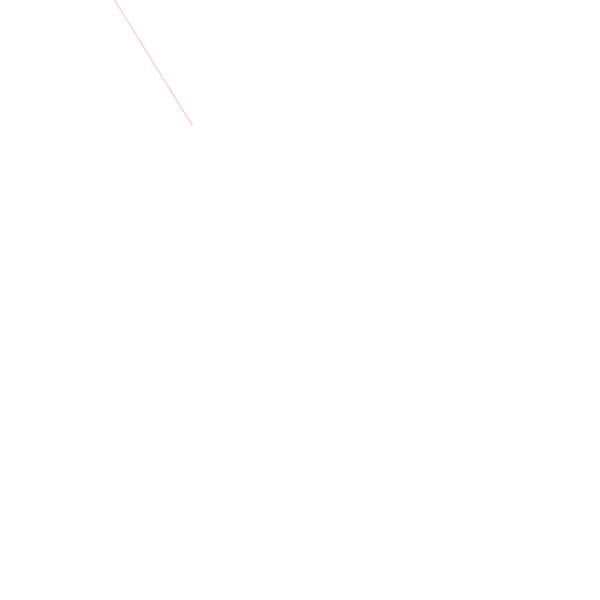
Frame 1 (no input)
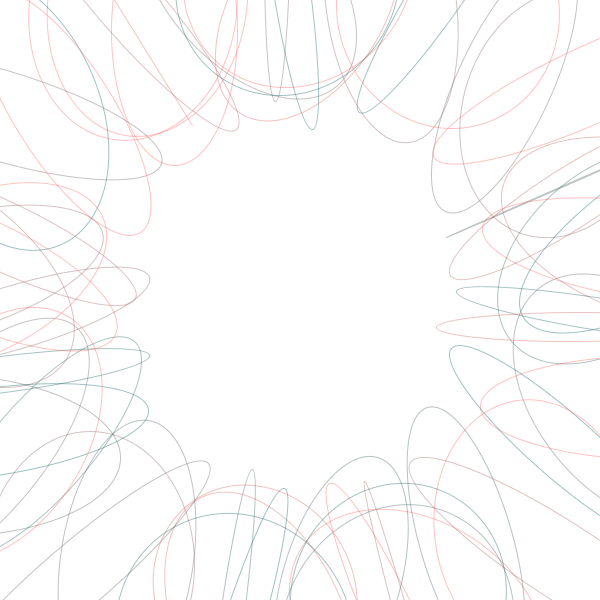
Frame 60 (the mouse pressed at the canvas centre just before this capture)
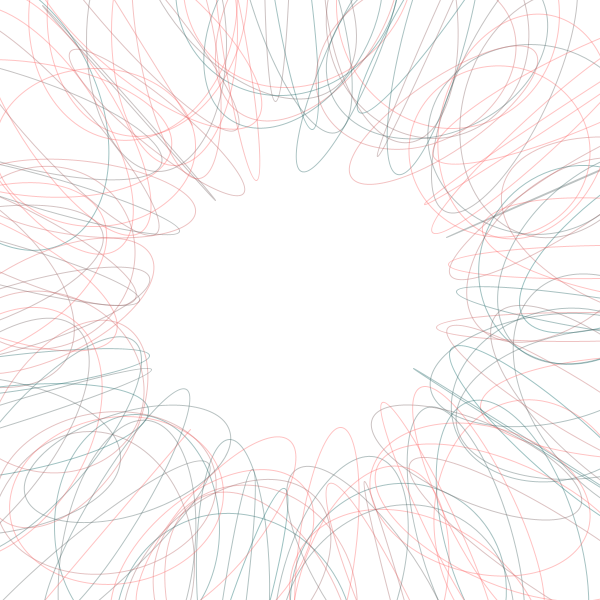
Frame 120 (the mouse held since frame 60 and released just before this capture)

The Processing sketch that drew these frames (run headless with seeded random() and noise(); from frame 60 on, the mouse is pressed at the canvas centre):

// Processing sketch: processing_167603
// ── processing_167603.pde


//import processing.pdf.*;

float x, y;
float angle = 0; 
float r = 400;
float diff = 1; 


void setup() {
  size(600, 600);
  background(255);
  //beginRecord(PDF, "every.pdf");
}

void draw() {

 noFill();


  x = r * cos(angle); 
  y = r * sin(angle);

  //noStroke();
  stroke(random(360), 100, 100,100);

  translate(width/2 , height/2); 
  rotate(r); 

  ellipse(x+10,y*0.8,x+10,y*0.8);
 // ellipse(0, x/10, 0,y/10);
  //line(x, y/0.5,y,x/0.5); 

  angle = angle + 100;
  r = r - diff;

  if ( r == 0 || r == 600) { 
    diff =  diff * -1;
  }
}


void keyPressed() {
  if (key == 'q') {
    endRecord();
    exit();
  }
}
